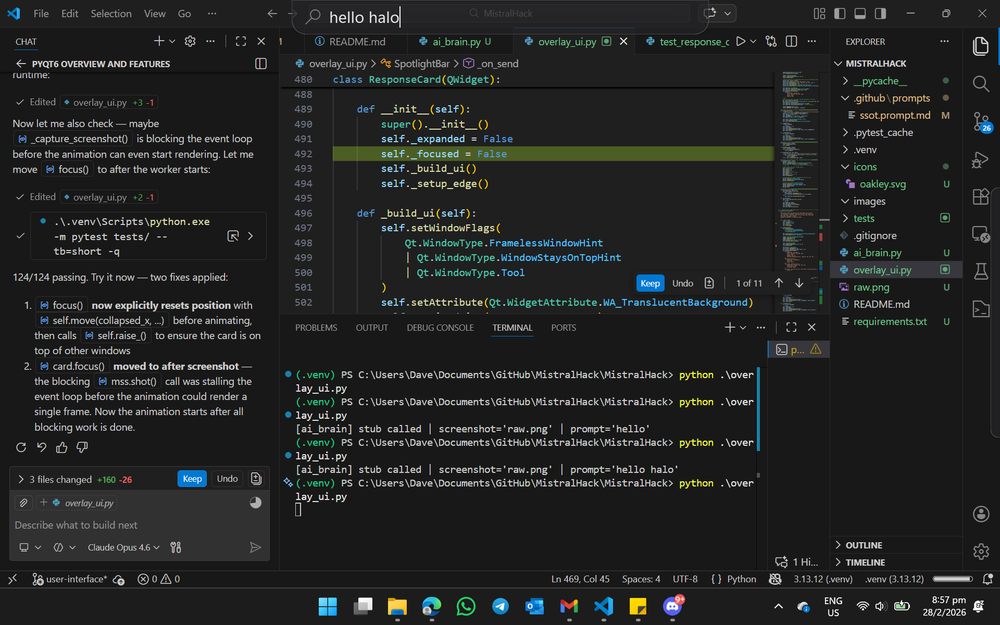
#> input picture raw.png, 1000 x 625 px, shrunk from 1920 x 1200 before the run
$ python -i opencv_detect.py   (imports and definitions only)
#> lines starting #> are read from the running program, lines starting #| are printed output that depends on the picture; after the words box and inside, x2 and y2 are one past the last pixel; in counts of white or black regions, pixels touching at a corner belong together
"""
opencv_detect.py
────────────────
Vision Engine: OpenCV edge detection for UI element bounding boxes.

Responsibilities:
  - Load an image and run Canny edge detection
  - Find contours (including nested ones) and filter noise
  - Apply Non-Maximum Suppression to remove duplicate/overlapping boxes
  - Draw numbered RED bounding boxes on detected elements
  - Return an elements dictionary  { "1": [x, y, w, h], ... }
"""

import cv2
import os
import numpy as np


def _nms_boxes(boxes: list[list[int]], overlap_thresh: float = 0.45) -> list[int]:
    """Non-Maximum Suppression on bounding boxes [x, y, w, h].

    Returns indices of boxes to keep.
    """
    if not boxes:
        return []

    bbs = np.array(boxes, dtype=np.float32)
    x1 = bbs[:, 0]
    y1 = bbs[:, 1]
    x2 = bbs[:, 0] + bbs[:, 2]
    y2 = bbs[:, 1] + bbs[:, 3]
    areas = bbs[:, 2] * bbs[:, 3]

    # Sort by area (prefer larger, more likely to be real UI elements)
    order = areas.argsort()[::-1]
    keep = []

    while order.size > 0:
        i = order[0]
        keep.append(int(i))

        xx1 = np.maximum(x1[i], x1[order[1:]])
        yy1 = np.maximum(y1[i], y1[order[1:]])
        xx2 = np.minimum(x2[i], x2[order[1:]])
        yy2 = np.minimum(y2[i], y2[order[1:]])

        inter = np.maximum(0, xx2 - xx1) * np.maximum(0, yy2 - yy1)
        # Suppress if IoU OR containment ratio is high
        iou = inter / np.minimum(areas[i], areas[order[1:]])

        remaining = np.where(iou <= overlap_thresh)[0]
        order = order[remaining + 1]

    return keep


def detect_elements(image_path: str, output_path: str = "marked.png") -> tuple:
    """
    Run OpenCV edge detection on a screenshot.

    Uses RETR_TREE to capture nested UI elements (buttons inside panels,
    links inside content areas, etc.), applies size filters and NMS to
    remove noise and duplicates, then draws numbered RED boxes.

    Args:
        image_path:  Absolute path to the raw screenshot.
        output_path: Where to save the annotated (marked) image.

    Returns:
        (elements_dict, marked_image_path)
          elements_dict: { "1": [x, y, w, h], "2": [x, y, w, h], … }
          marked_image_path: absolute path to the saved annotated image
    """
#> called with image_path = '../raw.png', output_path = 'marked.png'
    print("[VISION] Running OpenCV edge detection …")

    img = cv2.imread(image_path)
#> img is the input picture: shape (625, 1000, 3); mean B, G, R 36.4, 37.1, 35.5
    if img is None:
        raise FileNotFoundError(f"Could not load image: {image_path}")

    img_h, img_w = img.shape[:2]
#> img_h = 625; img_w = 1000
    screen_area = img_h * img_w
#> screen_area = 625000

    # ── Preprocessing ─────────────────────────────────────────────────────
    gray = cv2.cvtColor(img, cv2.COLOR_BGR2GRAY)
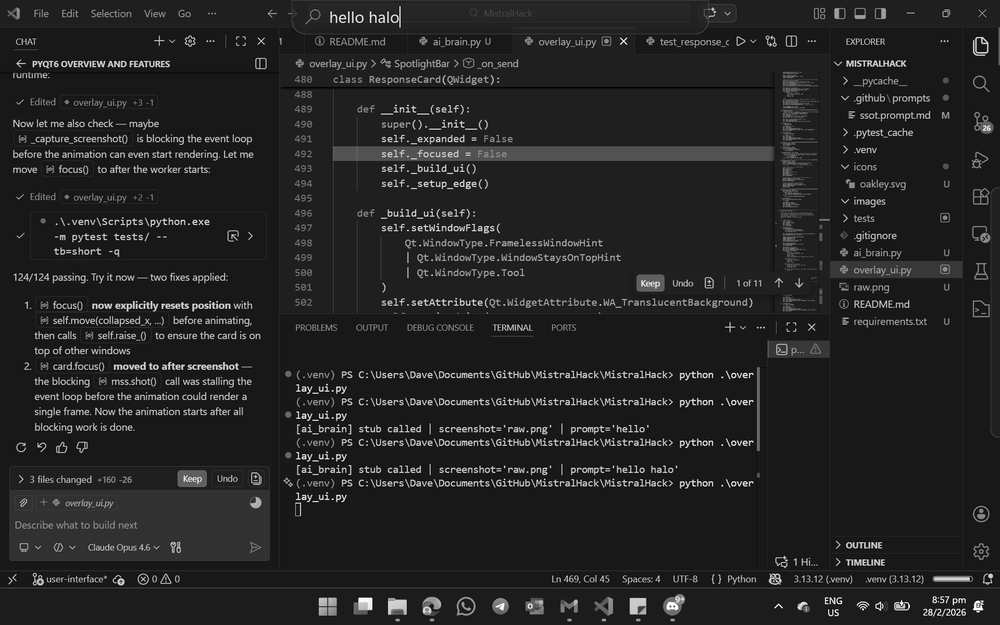
#> gray: shape (625, 1000); min 0, max 255, mean 36.5
    blurred = cv2.GaussianBlur(gray, (5, 5), 0)

    # ── Canny edge detection ──────────────────────────────────────────────
    edges = cv2.Canny(blurred, 50, 150)
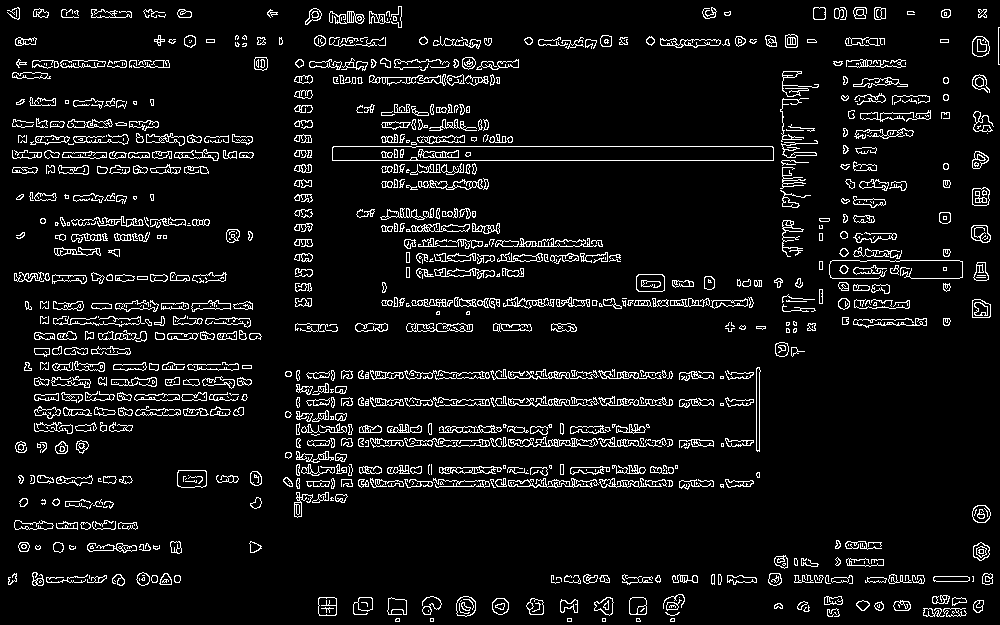
#> edges: shape (625, 1000); 7.1% white in thin lines or dots

    # ── Dilate to close gaps ──────────────────────────────────────────────
    kernel = np.ones((3, 3), np.uint8)
    dilated = cv2.dilate(edges, kernel, iterations=2)
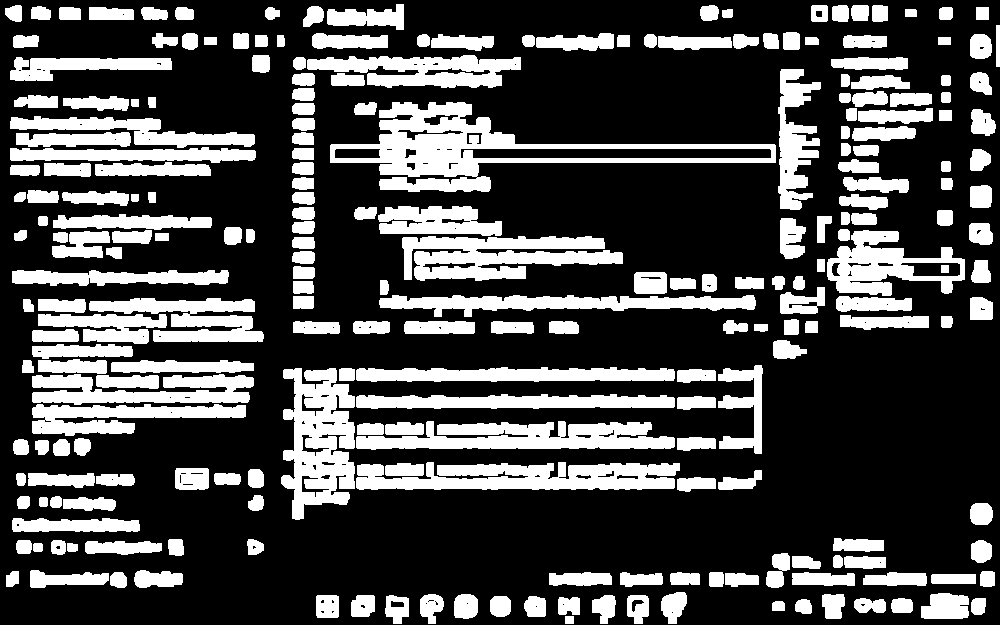
#> dilated: shape (625, 1000); 28.5% white; 241 white regions

    # ── Find ALL contours (including nested children) ─────────────────────
    contours, _ = cv2.findContours(
        dilated, cv2.RETR_TREE, cv2.CHAIN_APPROX_SIMPLE
    )
#> contours = 362 contours, 86 with area under 20; largest, box (x1, y1, x2, y2) and area: (330, 102, 776, 192) 14489, (281, 368, 355, 520) 7428, (356, 462, 680, 490) 6396, (402, 236, 623, 281) 6088, (356, 421, 675, 450) 5856

    # ── Collect and filter bounding boxes ─────────────────────────────────
    raw_boxes = []
    for c in contours:
        x, y, w, h = cv2.boundingRect(c)

        # Skip noise: too small
        if w < 20 or h < 15:
            continue

        # Skip containers: too large (covers >40% of screen area)
        if (w * h) > screen_area * 0.4:
            continue

        # Skip very wide containers (>80% of screen width AND >12% height)
        if w > img_w * 0.80 and h > img_h * 0.12:
            continue

        raw_boxes.append([x, y, w, h])
#> this loop made 362 passes
#> (x, y, w, h) on passes 2 to 4: (772, 601, 13, 10), (795, 599, 17, 15), (971, 598, 15, 17)
#> after the loop, raw_boxes = 84 items, first 6: [891, 598, 22, 15], [854, 598, 32, 15], [558, 597, 22, 18], [524, 596, 22, 21], [490, 596, 21, 21], [627, 595, 22, 29]

    # ── Non-Maximum Suppression to deduplicate overlapping boxes ──────────
    keep_indices = _nms_boxes(raw_boxes, overlap_thresh=0.45)
#> in _nms_boxes, `bbs = np.array(boxes, dtype=np.float32)`: bbs = 84 rows, first 6: [891, 598, 22, 15], [854, 598, 32, 15], [558, 597, 22, 18], [524, 596, 22, 21], [490, 596, 21, 21], [627, 595, 22, 29]
#> in _nms_boxes, `x1 = bbs[:, 0]`: x1 = 84 values, max 971 at index 19, min 10 at index 62, mean 505
#> in _nms_boxes, `y1 = bbs[:, 1]`: y1 = 84 values, max 598 at index 0, min 4 at index 83, mean 319.2
#> in _nms_boxes, `x2 = bbs[:, 0] + bbs[:, 2]`: x2 = 84 values, max 996 at index 66, min 95 at index 22, mean 592.6
#> in _nms_boxes, `y2 = bbs[:, 1] + bbs[:, 3]`: y2 = 84 values, max 624 at index 5, min 27 at index 82, mean 346.5
#> in _nms_boxes, `areas = bbs[:, 2] * bbs[:, 3]`: areas = 84 values, max 40140 at index 68, min 330 at index 0, mean 2679.5
#> in _nms_boxes, `order = areas.argsort()[::-1]`: order = 84 values, max 83 at index 22, min 0 at index 83, mean 41.5
#> the loop in _nms_boxes, `while order.size > 0:` made 78 passes
#> i on passes 1 to 12: 68, 30, 49, 26, 51, 25, 44, 65, 41, 75, 29, 27
#> after the loop in _nms_boxes, `while order.size > 0:`: keep = 78 values, max 83 at index 21, min 0 at index 77, mean 41.47; order = empty array
#> keep_indices has the same summary as keep in _nms_boxes
    filtered_boxes = [raw_boxes[i] for i in keep_indices]
#> filtered_boxes = 78 items, first 6: [330, 102, 446, 90], [281, 368, 74, 152], [402, 236, 221, 45], [356, 421, 319, 29], [827, 230, 138, 66], [356, 462, 324, 28]

    # ── Sort top-to-bottom, left-to-right ─────────────────────────────────
    sorted_boxes = sorted(filtered_boxes, key=lambda b: (b[1], b[0]))
#> sorted_boxes = 78 items, first 6: [327, 4, 77, 26], [303, 6, 21, 21], [152, 33, 26, 15], [312, 33, 76, 16], [536, 33, 78, 18], [431, 34, 63, 17]

    # ── Draw and register ─────────────────────────────────────────────────
    marked_img = img.copy()
    elements = {}

    for element_id, (x, y, w, h) in enumerate(sorted_boxes, start=1):
        str_id = str(element_id)
        elements[str_id] = [x, y, w, h]

        # Draw RED bounding box
        cv2.rectangle(marked_img, (x, y), (x + w, y + h), (0, 0, 255), 2)

        # Draw numbered label with filled background
        label = str_id
        font = cv2.FONT_HERSHEY_SIMPLEX
        font_scale = 0.55
        thickness = 2
        (tw, th), baseline = cv2.getTextSize(label, font, font_scale, thickness)
        label_x = x
        label_y = max(y - 6, th + 4)
        cv2.rectangle(
            marked_img,
            (label_x - 1, label_y - th - 4),
            (label_x + tw + 4, label_y + baseline + 2),
            (0, 0, 255),
            cv2.FILLED,
        )
        cv2.putText(
            marked_img,
            label,
            (label_x + 2, label_y),
            font,
            font_scale,
            (255, 255, 255),
            thickness,
            cv2.LINE_AA,
        )
#> this loop made 78 passes
#> (x, y, w, h, str_id, label, tw, label_x) on passes 1 to 12: (327, 4, 77, 26, '1', '1', 13, 327), (303, 6, 21, 21, '2', '2', 13, 303), (152, 33, 26, 15, '3', '3', 13, 152), (312, 33, 76, 16, '4', '4', 13, 312), (536, 33, 78, 18, '5', '5', 13, 536), (431, 34, 63, 17, '6', '6', 13, 431), (733, 34, 26, 15, '7', '7', 13, 733), (970, 34, 22, 25, '8', '8', 13, 970), (307, 55, 214, 33, '9', '9', 13, 307), (10, 57, 162, 24, '10', '10', 24, 10), (778, 69, 43, 141, '11', '11', 24, 778), (970, 72, 22, 23, '12', '12', 24, 970)
#> (x, y, w, h) on passes 40 to 45: (970, 297, 23, 23), (89, 298, 175, 44), (840, 315, 89, 15), (773, 340, 34, 19), (32, 344, 101, 15), (38, 359, 69, 15)
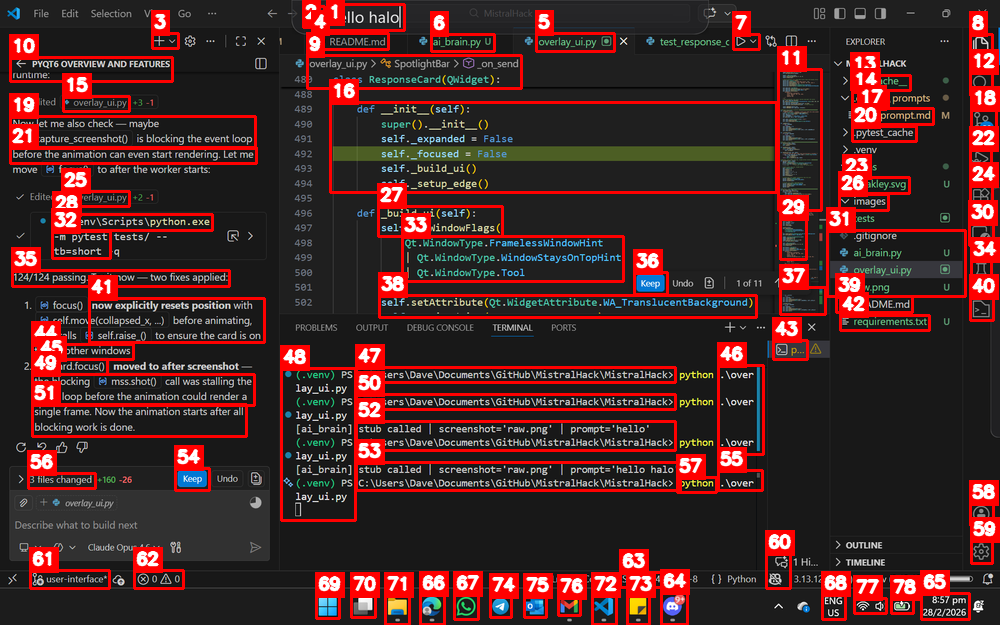
#> marked_img: shape (625, 1000, 3); 15.6% of pixels changed, all inside (x1, y1, x2, y2) = (9, 0, 1000, 625)

    cv2.imwrite(output_path, marked_img)
    abs_path = os.path.abspath(output_path)
    print(f"  ✔ Detected {len(elements)} elements")
#|   ✔ Detected 78 elements
    print(f"  ✔ Annotated image saved: {abs_path}")
    return elements, abs_path

>>> result = detect_elements('../raw.png')
